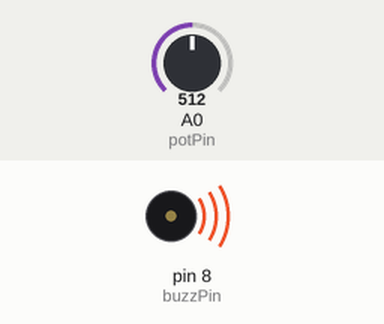
A sketch run on a simulated Arduino Uno, built with avr-gcc and run on an emulated ATmega328P. On the bench: buzzer (waves = sounding). The inputs (shaded band) are chosen by the test bench; at power-on: A0 (potPin) = 512. What the sketch prints to the serial monitor is not drawn.

Above: at 0.1 s.
Timing chart, 0 to 1.6 s (numbered marks = the images above):
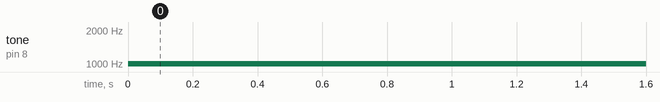

The sketch:

BuzzerPotentiometre.ino
```cpp
#define potPin A0
#define buzzPin 8

#define potMin 0
#define potMax 1023
#define freqMin 20
#define freqMax 2000

void setup() {
  Serial.begin(9600);
  pinMode(buzzPin, OUTPUT);
}

void loop() {
  int potValue = analogRead(potPin);
  Serial.println(potValue);

  int pitch = map(potValue, potMin, potMax, freqMin, freqMax);

  tone(buzzPin, pitch, 50);
  //delay(50);
}
```

Measured:
- by itself, tone on pin 8 (buzzPin): silent → 1010 Hz at 0.00 s
